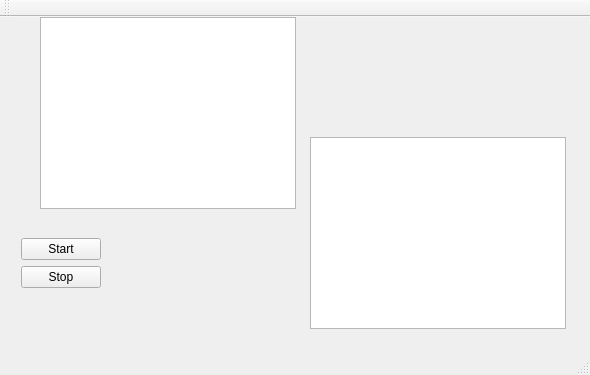
<?xml version="1.0" encoding="UTF-8"?>
<ui version="4.0">
 <class>MainWindow</class>
 <widget class="QMainWindow" name="MainWindow">
  <property name="geometry">
   <rect>
    <x>0</x>
    <y>0</y>
    <width>590</width>
    <height>375</height>
   </rect>
  </property>
  <property name="windowTitle">
   <string>MainWindow</string>
  </property>
  <widget class="QWidget" name="centralWidget">
   <widget class="QWidget" name="formLayoutWidget">
    <property name="geometry">
     <rect>
      <x>10</x>
      <y>210</y>
      <width>101</width>
      <height>101</height>
     </rect>
    </property>
    <layout class="QFormLayout" name="formLayout">
     <item row="0" column="0">
      <widget class="QPushButton" name="start_button">
       <property name="text">
        <string>Start</string>
       </property>
      </widget>
     </item>
     <item row="1" column="0">
      <widget class="QPushButton" name="stop_button">
       <property name="text">
        <string>Stop</string>
       </property>
      </widget>
     </item>
    </layout>
   </widget>
   <widget class="QListView" name="position_list">
    <property name="geometry">
     <rect>
      <x>310</x>
      <y>120</y>
      <width>256</width>
      <height>192</height>
     </rect>
    </property>
   </widget>
   <widget class="QGraphicsView" name="image_graphics">
    <property name="geometry">
     <rect>
      <x>40</x>
      <y>0</y>
      <width>256</width>
      <height>192</height>
     </rect>
    </property>
   </widget>
  </widget>
  <widget class="QMenuBar" name="menuBar">
   <property name="geometry">
    <rect>
     <x>0</x>
     <y>0</y>
     <width>590</width>
     <height>19</height>
    </rect>
   </property>
  </widget>
  <widget class="QToolBar" name="mainToolBar">
   <attribute name="toolBarArea">
    <enum>TopToolBarArea</enum>
   </attribute>
   <attribute name="toolBarBreak">
    <bool>true</bool>
   </attribute>
  </widget>
  <widget class="QStatusBar" name="statusBar"/>
 </widget>
 <layoutdefault spacing="6" margin="11"/>
 <resources/>
 <connections/>
</ui>
